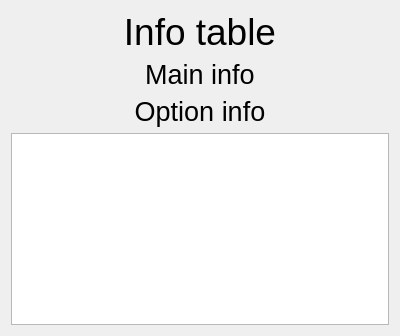
<?xml version="1.0" encoding="UTF-8"?>
<ui version="4.0">
 <class>InfoScreen</class>
 <widget class="QWidget" name="InfoScreen">
  <property name="geometry">
   <rect>
    <x>0</x>
    <y>0</y>
    <width>400</width>
    <height>300</height>
   </rect>
  </property>
  <property name="windowTitle">
   <string>Form</string>
  </property>
  <layout class="QVBoxLayout" name="verticalLayout">
   <item>
    <widget class="QLabel" name="mainLabel">
     <property name="sizePolicy">
      <sizepolicy hsizetype="Preferred" vsizetype="Fixed">
       <horstretch>0</horstretch>
       <verstretch>0</verstretch>
      </sizepolicy>
     </property>
     <property name="font">
      <font>
       <pointsize>28</pointsize>
      </font>
     </property>
     <property name="text">
      <string>Info table</string>
     </property>
     <property name="alignment">
      <set>Qt::AlignCenter</set>
     </property>
    </widget>
   </item>
   <item>
    <widget class="QLabel" name="mainInfo">
     <property name="sizePolicy">
      <sizepolicy hsizetype="Preferred" vsizetype="Fixed">
       <horstretch>0</horstretch>
       <verstretch>0</verstretch>
      </sizepolicy>
     </property>
     <property name="font">
      <font>
       <pointsize>20</pointsize>
      </font>
     </property>
     <property name="text">
      <string>Main info</string>
     </property>
     <property name="alignment">
      <set>Qt::AlignCenter</set>
     </property>
    </widget>
   </item>
   <item>
    <widget class="QLabel" name="optionalInfo">
     <property name="sizePolicy">
      <sizepolicy hsizetype="Preferred" vsizetype="Fixed">
       <horstretch>0</horstretch>
       <verstretch>0</verstretch>
      </sizepolicy>
     </property>
     <property name="font">
      <font>
       <pointsize>20</pointsize>
      </font>
     </property>
     <property name="text">
      <string>Option info</string>
     </property>
     <property name="alignment">
      <set>Qt::AlignCenter</set>
     </property>
    </widget>
   </item>
   <item>
    <widget class="QListWidget" name="infoList">
     <property name="sizePolicy">
      <sizepolicy hsizetype="Expanding" vsizetype="Fixed">
       <horstretch>0</horstretch>
       <verstretch>0</verstretch>
      </sizepolicy>
     </property>
     <property name="font">
      <font>
       <pointsize>13</pointsize>
      </font>
     </property>
    </widget>
   </item>
  </layout>
 </widget>
 <resources/>
 <connections/>
</ui>
